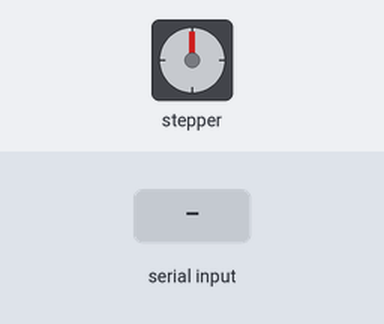
Bench run of a sketch on a simulated Arduino Uno, built with avr-gcc and run on an emulated ATmega328P. Shown: stepper motor. Wiring (inferred from the names in the program): stepper motor (2048 steps per turn assumed): coils pin 8, pin 9, pin 10, pin 11. The inputs (shaded band) are chosen by the test bench.

Above: at 1.2 s.
1.3 s: "A" received over Serial
At 2.45 s:
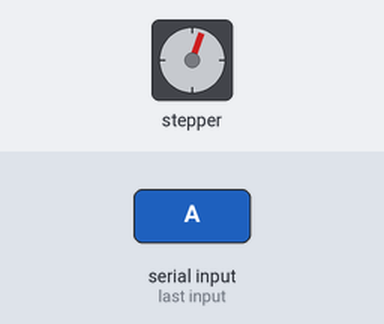
At 3.59 s:
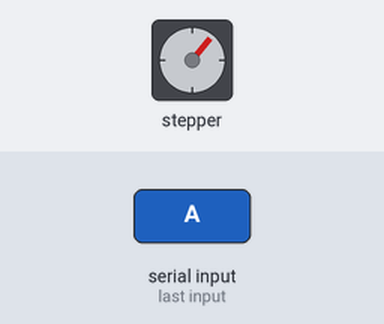
Timing chart, 0 to 21.1 s (numbered marks = the images above; inputs shaded):
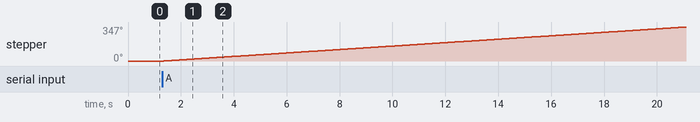

The sketch:

Project_19_Analog_clock_rotation.ino
```cpp
/*
keyestudio STEM Starter Kit
Project 19
Analog clock rotation
http//www.keyestudio.com
*/
// Stepper motor pin numbers
const int IN1_pin = 8;
const int IN2_pin = 9;
const int IN3_pin = 10;
const int IN4_pin = 11;
int val;
void setup() {
Serial.begin(9600);
// Arduino pin setup for stepper motor
pinMode(IN1_pin,OUTPUT);
pinMode(IN2_pin,OUTPUT);
pinMode(IN3_pin,OUTPUT);
pinMode(IN4_pin,OUTPUT);
}
void loop() {
int a = 1024;
int b = 1024;
val=Serial.read();
if(val=='A')
{
while(a--)
{
digitalWrite(IN1_pin, HIGH);
digitalWrite(IN2_pin, LOW);
digitalWrite(IN3_pin, LOW);
digitalWrite(IN4_pin, LOW);
delay(10);
digitalWrite(IN1_pin, LOW);
digitalWrite(IN2_pin, HIGH);
digitalWrite(IN3_pin, LOW);
digitalWrite(IN4_pin, LOW);
delay(10);
digitalWrite(IN1_pin, LOW);
digitalWrite(IN2_pin, LOW);
digitalWrite(IN3_pin, HIGH);
digitalWrite(IN4_pin, LOW);
delay(10);
digitalWrite(IN1_pin, LOW);
digitalWrite(IN2_pin, LOW);
digitalWrite(IN3_pin, LOW);
digitalWrite(IN4_pin, HIGH);
delay(10);
}
}
if(val=='C')
{
while(b--)
{
digitalWrite(IN4_pin, HIGH);
digitalWrite(IN3_pin, LOW);
digitalWrite(IN2_pin, LOW);
digitalWrite(IN1_pin, LOW);
delay(10);
digitalWrite(IN4_pin, LOW);
digitalWrite(IN3_pin, HIGH);
digitalWrite(IN2_pin, LOW);
digitalWrite(IN1_pin, LOW);
delay(10);
digitalWrite(IN4_pin, LOW);
digitalWrite(IN3_pin, LOW);
digitalWrite(IN2_pin, HIGH);
digitalWrite(IN1_pin, LOW);
delay(10);
digitalWrite(IN4_pin, LOW);
digitalWrite(IN3_pin, LOW);
digitalWrite(IN2_pin, LOW);
digitalWrite(IN1_pin, HIGH);
delay(10);
}
}
digitalWrite(IN4_pin, LOW);
digitalWrite(IN3_pin, LOW);
digitalWrite(IN2_pin, LOW);
digitalWrite(IN1_pin, LOW);
}
//////////////////////////////////////////////////////////
```

Measured:
- after the input at 1.3 s, stepper: keeps turning clockwise at about 18°/s, starting after 0.06 s
